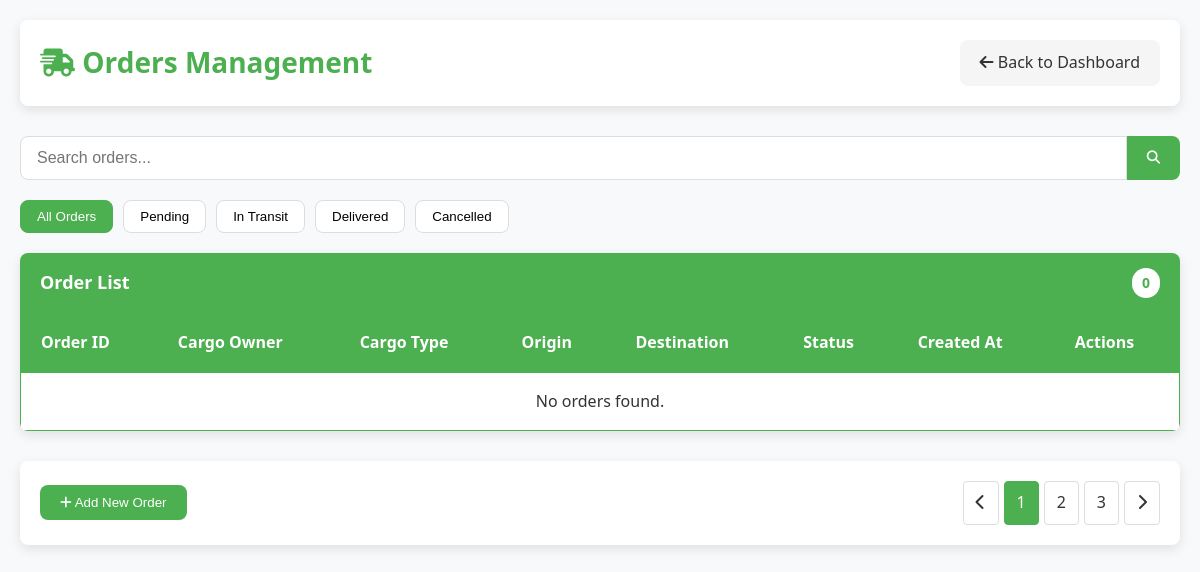
/manage-orders.php, run on an earlier commit of the app's database.
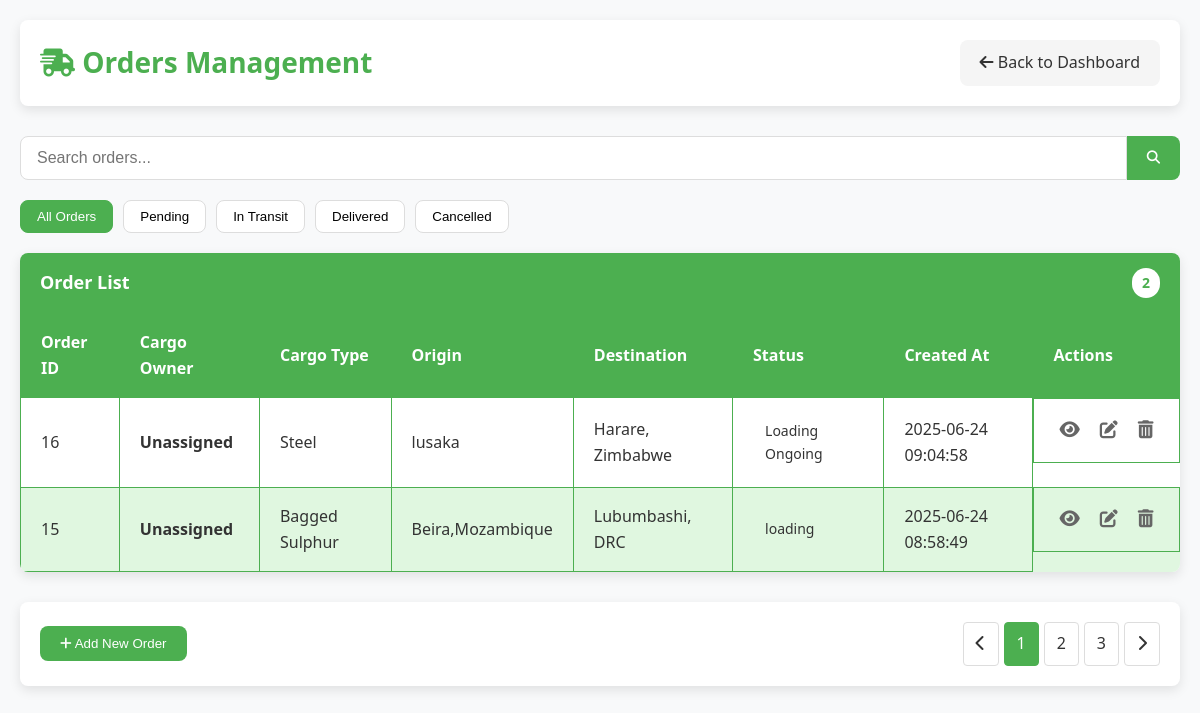
And on a later commit of the database.
### tables this page shows
CREATE TABLE `jobs` (
  `id` int(11) NOT NULL,
  `item` varchar(255) NOT NULL,
  `pickup` varchar(255) NOT NULL,
  `dropoff` varchar(255) NOT NULL,
  `weight` decimal(10,2) NOT NULL,
  `status` varchar(100) DEFAULT NULL,
  `start_date` date NOT NULL,
  `phone` varchar(20) DEFAULT NULL,
  `created_at` timestamp NOT NULL DEFAULT current_timestamp(),
  `cargo_owner` varchar(255) DEFAULT NULL,
  `cargo_owner_id` int(11) DEFAULT NULL
);

### manage-orders.php (the view, shortened to what the changed rows need)
<?php
require_once 'db.php';
$result = $conn->query("
    SELECT
        j.id,
        j.pickup,
        j.dropoff,
        j.item as cargo_type,
        j.status,
        j.created_at,
        j.cargo_owner_id,
        j.cargo_owner as direct_owner_name,
        COALESCE(co.cargo_owner_name, j.cargo_owner, 'Unassigned') as display_owner_name,
        co.company,
        co.phone_number
    FROM jobs j
    LEFT JOIN cargo_owners co ON j.cargo_owner_id = co.cargo_owner_id
    ORDER BY j.created_at DESC
");
$orders = [];
if ($result && $result->num_rows > 0) {
    while ($row = $result->fetch_assoc()) {
        $orders[] = $row;
    }
}
?>
<!DOCTYPE html>
<html lang="en">
<head>
    <link rel="stylesheet" href="https://cdnjs.cloudflare.com/ajax/libs/font-awesome/6.4.0/css/all.min.css">
</head>
<body>
    <div class="container">
        <div class="header">
            <h1><i class="fas fa-shipping-fast"></i> Orders Management</h1>
        </div>
        <div class="card">
            <div class="card-header">
                <span>Order List</span>
                <span class="count"><?php echo count($orders); ?></span>
            </div>
            <div class="table-responsive">
                <table id="ordersTable">
                    <thead>
                        <tr>
                            <th>Order ID</th>
                            <th>Cargo Owner</th>
                            <th>Cargo Type</th>
                            <th>Origin</th>
                            <th>Destination</th>
                            <th>Status</th>
                            <th>Created At</th>
                            <th>Actions</th>
                        </tr>
                    </thead>
                    <tbody>
                        <?php if (!empty($orders)): ?>
                            <?php foreach ($orders as $order): ?>
                                <?php
                                    $statusClass = strtolower(str_replace(' ', '-', $order['status']));
                                ?>
                                <tr data-status="<?php echo $statusClass; ?>">
                                    <td><?php echo htmlspecialchars($order['id']); ?></td>
                                    <td>
    <strong><?php echo htmlspecialchars($order['display_owner_name']); ?></strong>
</td>
                                    <td><?php echo htmlspecialchars($order['cargo_type'] ?? 'N/A'); ?></td>
                                    <td><?php echo htmlspecialchars($order['pickup']); ?></td>
                                    <td><?php echo htmlspecialchars($order['dropoff']); ?></td>
                                    <td>
                                        <span class="status <?php echo $statusClass; ?>">
                                            <?php echo htmlspecialchars($order['status']); ?>
                                        </span>
                                    </td>
                                    <td><?php echo htmlspecialchars($order['created_at']); ?></td>
                                    <td class="actions">
                                        <button class="icon-button view" title="View Details" onclick="viewOrder(<?php echo (int) $order['id']; ?>)">
                                            <i class="fas fa-eye"></i>
                                        </button>
                                        <button class="icon-button edit" title="Edit Order" onclick="editOrder(<?php echo (int) $order['id']; ?>)">
                                            <i class="fas fa-edit"></i>
                                        </button>
                                        <button class="icon-button delete" title="Delete Order" onclick="confirmDelete(<?php echo (int) $order['id']; ?>)">
                                            <i class="fas fa-trash-alt"></i>
                                        </button>
                                    </td>
                                </tr>
                            <?php endforeach; ?>
                        <?php else: ?>
                            <tr>
                                <td colspan="8" style="text-align: center;">No orders found.</td>
                            </tr>
                        <?php endif; ?>
                    </tbody>
                </table>
            </div>
        </div>
    </div>
</body>
</html>

What changed in the data, as far as the page shows it:
added jobs: id "16", display_owner_name "Unassigned", item "Steel", pickup "lusaka", dropoff "Harare, Zimbabwe", status "Loading Ongoing", created_at "2025-06-24 09:04:58"
added jobs: id "15", display_owner_name "Unassigned", item "Bagged Sulphur", pickup "Beira,Mozambique", dropoff "Lubumbashi, DRC", status "loading", created_at "2025-06-24 08:58:49"
Also different on the page:
count($orders): "0" → "2"
text no longer shown: "No orders found."
